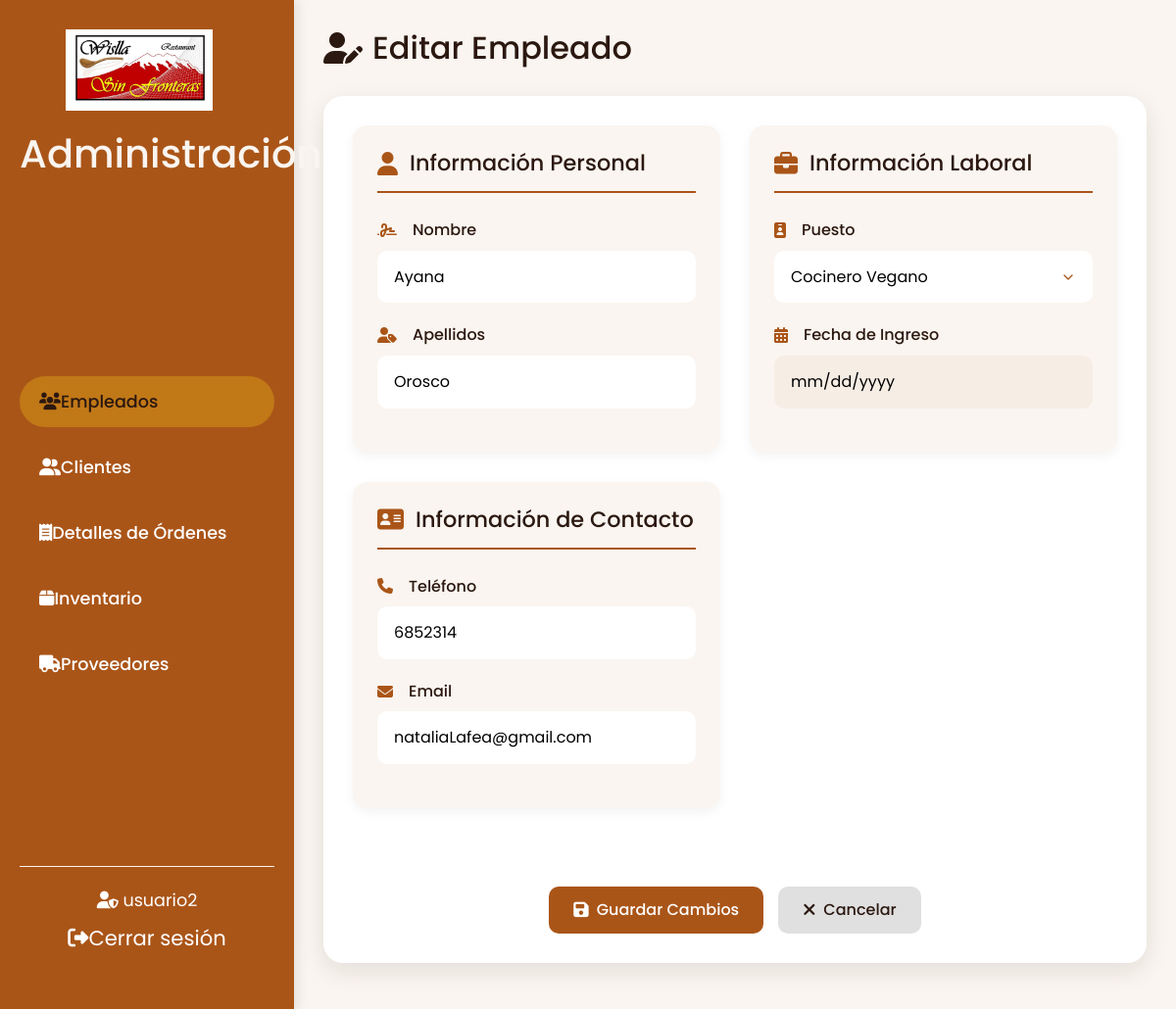
The app's page /paginaProyectoRest/administrador/editarE.php?id=12 (signed in) with its own data.
### tables this page shows
CREATE TABLE `empleados` (
  `id` bigint(20) NOT NULL,
  `usuario_id` bigint(20) DEFAULT NULL,
  `nombre` varchar(255) NOT NULL,
  `apellidos` varchar(255) NOT NULL,
  `puesto` varchar(50) NOT NULL,
  `salario` decimal(10,2) NOT NULL CHECK (`salario` >= 0),
  `telefono` varchar(15) DEFAULT NULL,
  `email` varchar(255) DEFAULT NULL,
  `fecha_ingreso` date DEFAULT NULL
);

### paginaProyectoRest/administrador/editarE.php (the view, shortened to what this page needs)
<?php
$id = $_GET['id'] ?? null;
if ($id) {
    $conn = conexion();
    $stmt = $conn->prepare("SELECT * FROM empleados WHERE id = ?");
    $stmt->bind_param("i", $id);
    $stmt->execute();
    $result = $stmt->get_result();
    $row = $result->fetch_assoc();
}
?>
<!DOCTYPE html>
<html lang="es">
<head>
    <link rel="stylesheet" href="https://cdnjs.cloudflare.com/ajax/libs/twitter-bootstrap/5.1.3/css/bootstrap.min.css">
    <link rel="stylesheet" href="https://cdnjs.cloudflare.com/ajax/libs/font-awesome/6.1.1/css/all.min.css">
    <link rel="stylesheet" href="../css/styleCliAdmin.css">
</head>
<body>
    <div class="layout">
        <aside class="sidebar">
            <div class="logo">
                <a class="navbar-brand" href="#">
                    <img src="../imagenes/WisllaLogo.jpg" alt="Logo de Wislla" style="max-width: 150px;">
                </a>
                <h1>Administración</h1>
            </div>
            <nav class="main-nav">
                <ul>
                    <li><a href="admin.php" class="active"><i class="fas fa-users"></i>Empleados</a></li>
                    <li><a href="clientes.php"><i class="fas fa-user-friends"></i>Clientes</a></li>
                    <li><a href="detalles.php"><i class="fas fa-receipt"></i>Detalles de Órdenes</a></li>
                    <li><a href="inventario.php"><i class="fas fa-box"></i>Inventario</a></li>
                    <li><a href="proveedores.php"><i class="fas fa-truck"></i>Proveedores</a></li>
                </ul>
            </nav>
            <div class="user-section">
                <span><i class="fas fa-user-shield"></i> <?= htmlspecialchars($_SESSION['nombre']); ?></span>
                <a href="../registro/logout.php" class="logout-btn"><i class="fas fa-sign-out-alt"></i>Cerrar sesión</a>
            </div>
        </aside>
        <main class="main-content">
            <header class="content-header">
                <h2><i class="fas fa-user-edit"></i> Editar Empleado</h2>
            </header>
            <?php if (isset($row)): ?>
            <div class="form-container">
                <form method="post" class="employee-form">
                    <div class="form-sections">
                        <div class="form-section">
                            <div class="section-header">
                                <i class="fas fa-user"></i>
                                <h3>Información Personal</h3>
                            </div>
                            <div class="form-group">
                                <label><i class="fas fa-signature"></i> Nombre</label>
                                <input type="text" name="nombre" value="<?= htmlspecialchars($row['nombre']) ?>" required>
                            </div>
                            <div class="form-group">
                                <label><i class="fas fa-user-tag"></i> Apellidos</label>
                                <input type="text" name="apellidos" value="<?= htmlspecialchars($row['apellidos']) ?>" required>
                            </div>
                        </div>
                        <div class="form-section">
                            <div class="section-header">
                                <i class="fas fa-briefcase"></i>
                                <h3>Información Laboral</h3>
                            </div>
                            <div class="form-group">
                                <label><i class="fas fa-id-badge"></i> Puesto</label>
                                <select name="puesto" required>
                                    <option value="Cocinero Vegano" <?= $row['puesto'] === 'Cocinero Vegano' ? 'selected' : '' ?>>Cocinero Vegano</option>
                                </select>
                            </div>
                            <div class="form-group">
                                <label><i class="fas fa-calendar-alt"></i> Fecha de Ingreso</label>
                                <input type="date" readonly name="fecha_ingreso" value="<?= htmlspecialchars($row['fecha_ingreso']) ?>">
                            </div>
                        </div>
                        <div class="form-section">
                            <div class="section-header">
                                <i class="fas fa-address-card"></i>
                                <h3>Información de Contacto</h3>
                            </div>
                            <div class="form-group">
                                <label><i class="fas fa-phone"></i> Teléfono</label>
                                <input type="tel" name="telefono" value="<?= htmlspecialchars($row['telefono']) ?>" pattern="[0-9]{10}">
                            </div>
                            <div class="form-group">
                                <label><i class="fas fa-envelope"></i> Email</label>
                                <input type="email" name="email" value="<?= htmlspecialchars($row['email']) ?>">
                            </div>
                        </div>
                    </div>
                    <div class="form-actions">
                        <button type="submit" class="btn btn-primary">
                            <i class="fas fa-save"></i> Guardar Cambios
                        </button>
                        <a href="admin.php" class="btn btn-secondary">
                            <i class="fas fa-times"></i> Cancelar
                        </a>
                    </div>
                </form>
            </div>
            <?php endif; ?>
        </main>
    </div>
</body>
</html>

### records on screen
empleados: nombre "Ayana", apellidos "Orosco", puesto "Cocinero Vegano", telefono "6852314", email "nataliaLafea@gmail.com"

### other values on screen
$_SESSION['nombre'] "usuario2"
